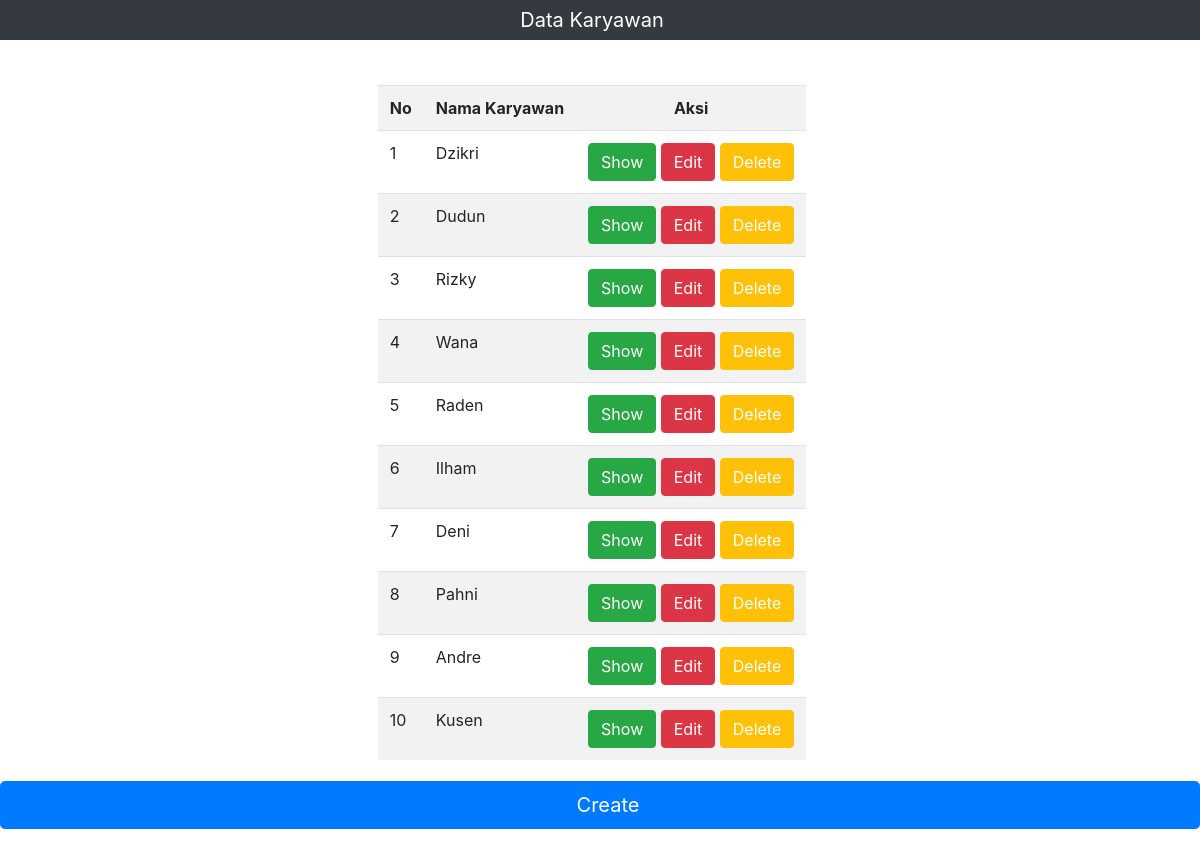
Page /karyawan/index.php on the committed database.
### tables this page shows
CREATE TABLE `karyawan` (
  `karyawan_id` int(10) NOT NULL,
  `karyawan_nama` varchar(100) DEFAULT NULL
);

### koneksi.php (called while the page is built, shortened)
<?php
class Database
{
    public $host = "localhost", $user = "root", $pass="123", $db = "penggajihan";
    public function __construct()
    {
        $this->koneksi = mysqli_connect(
            $this->host,
            $this->user,
            $this->pass,
            $this->db
        );
    }
}
include 'karyawan.php';

### karyawan.php (called while the page is built, shortened)
<?php
class Karyawan extends Database
{
    public function index()
    {
        $data_karyawan = mysqli_query(
            $this->koneksi,
            "select * from karyawan"
        );
        return $data_karyawan;
    }
}

### karyawan/index.php (the view, shortened to what this page needs)
<html>
<link rel="stylesheet" type="text/css" href="../assets/css/bootstrap.min.css">
<body>
    <center>
    <nav class="center navbar-light bg-dark">
  <a class="navbar-brand"><font color="white">Data Karyawan</font</a>
</nav>
<center><br>
            <table class="table table-striped">
            <tr>
      <th scope="col">No</th>
      <th scope="col">Nama Karyawan</th>
      <th scope="col"><center>Aksi</center></th>
        </tr>
                <?php
                include '../koneksi.php';
                $karyawan = new Karyawan();
                $no = 1;
                foreach ($karyawan->index() as $data) {
                    ?>
                    <tr>
                        <td><?php echo $no++; ?></td>
                        <td><?php echo $data['karyawan_nama']; ?></td>
                        <td><button type="button" class="btn btn-success"><a href="show.php?karyawan_id=<?php echo $data['karyawan_id']; ?>"><font color="white">Show</font></a></button>
                            <button type="button" class="btn btn-danger"><a href="edit.php?karyawan_id=<?php echo $data['karyawan_id']; ?>"><font color="white">Edit</font></a></button>
                            <button type="button" class="btn btn-warning"><a href="proses.php?karyawan_id=<?php echo $data['karyawan_id']; ?>
                    & aksi=delete" onclick="return confirm('Apakah Anda
                    Yakin Mau Menghapus Data Ini?')"><font color="white">Delete</font></a></button>
                        </td>
                    </tr>
                <?php
                }
                ?>
            </table>
            <button type="button" class="btn btn-primary btn-lg btn-block"><a href="tambah.php"><font color="white">Create</font></a></button><br><br>
</body>
</html>

### rows in the picture
karyawan: karyawan_nama "Dzikri"
karyawan: karyawan_nama "Dudun"
karyawan: karyawan_nama "Rizky"
karyawan: karyawan_nama "Wana"
karyawan: karyawan_nama "Raden"
karyawan: karyawan_nama "Ilham"
karyawan: karyawan_nama "Deni"
karyawan: karyawan_nama "Pahni"
karyawan: karyawan_nama "Andre"
karyawan: karyawan_nama "Kusen"
